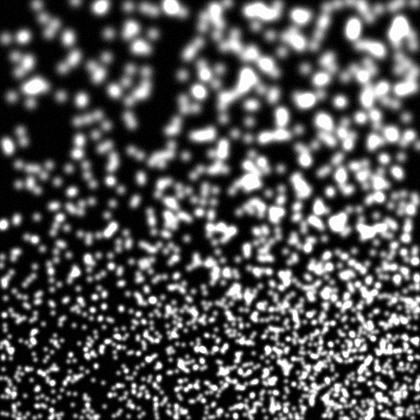
%> input picture Images/Case1/Im_1.png, 420 x 420 px, shrunk from 513 x 513 before the run; the run also reads 1 picture not shown here
$ octave runme.m   (GNU Octave 9; MATLAB toolbox functions it lacks are replaced by stand-ins)
%> lines starting %> are read from the running program, lines starting %| are printed output that depends on the picture
### ADIC2D.m
function [ProcData,ANNData]=ADIC2D(FileNames,Mask,GaussFilt,StepSize,SubSize,SubShape,SFOrder,RefStrat,StopCritVal,WorldCTs,ImgCTs,rho,ImageNoiseStd,ImageBitDepth,MaxSubSize)
	 [~,ImNames]=cellfun(@fileparts,FileNames,'Uni',0);
	 n=numel(FileNames);
	 [r,c]=size(im2double(imread(FileNames{1})));
	 [XosX,XosY]=meshgrid(((SubSize+1)/2+StepSize):StepSize:(c-(SubSize+1)/2-1-StepSize),((SubSize+1)/2+StepSize):StepSize:(r-(SubSize+1)/2-1-StepSize));
	 Xos=[XosX(:)'; XosY(:)'];
	 Xos=Xos(:,arrayfun(@(X,Y) min(min(Mask(Y-(SubSize-1)/2:Y+(SubSize-1)/2,X-(SubSize-1)/2:X+(SubSize-1)/2))),Xos(1,:),Xos(2,:))==1);
	 ProcData=struct('ImgName',ImNames,'ImgSize',repmat({[r,c]},1,n),'ImgFilt',repmat({GaussFilt},1,n),'SubSize',repmat({SubSize*ones([1,size(Xos,2)])},1,n),'SubShape',repmat({repmat(SubShape,size(Xos,2),1)},1,n),'SFOrder',repmat({repmat(SFOrder,size(Xos,2),1)},1,n),'Xos',repmat({Xos},1,n),'P',repmat({zeros([12,size(Xos,2)])},1,n),'C',repmat({ones([1,size(Xos,2)])},1,n),'StopVal',repmat({ones([1,size(Xos,2)])*StopCritVal},1,n),'Iter',repmat({zeros([1,size(Xos,2)])},1,n));
	 ANNData.ImageNoiseStd=ImageNoiseStd; ANNData.ImageBitDepth=ImageBitDepth; ANNData.MaxSubSize=MaxSubSize;
	 [ProcData,ANNData]=ImgCorr(n,ProcData,ANNData,FileNames,RefStrat,StopCritVal); % Section 3.2.1
	 ProcData=CSTrans(n,ProcData,WorldCTs,ImgCTs,rho); % Section 3.3

### ImgCorr.m
function [PD,ANNData]=ImgCorr(n,PD,ANNData,ImNames,RefStrat,StopCritVal)
	SubExtract=@(Mat,Xos,SubSize) Mat(Xos(2)-(SubSize-1)/2:Xos(2)+(SubSize-1)/2,Xos(1)-(SubSize-1)/2:Xos(1)+(SubSize-1)/2);
	for d=2:n, tic; % outer loop
		G=im2double(imread(ImNames{d}));
		if all(PD(d).ImgFilt), G=imgaussfilt(G,PD(d).ImgFilt(1),'FilterSize',PD(d).ImgFilt(2)); end % Section 2.2.4
		InterpCoef=griddedInterpolant({1:1:size(G,1),1:1:size(G,2)}, G,'spline');% Section 2.2.3
		if d==2, [PD,ANNData]=ANNDSS(PD,ANNData,SubExtract,ImNames,d,n); end % invoke ANNDSS to appoint appropriate subset sizes
		if any([RefStrat==1,d==2])
			F=im2double(imread(ImNames{d-1}));
			if all(PD(d).ImgFilt), F=imgaussfilt(F,PD(d).ImgFilt(1),'FilterSize',PD(d).ImgFilt(2)); end % Section 2.2.4
			[dFdx,dFdy]=imgradientxy(F,'prewitt'); dFdx=dFdx/6; dFdy=dFdy/6;
			PD(d).Xos(1,:)=PD(d-1).Xos(1,:)+fix(PD(d-1).P(1,:));
			PD(d).Xos(2,:)=PD(d-1).Xos(2,:)+fix(PD(d-1).P(7,:));
			[PD(d).P(1,:),PD(d).P(7,:)]=arrayfun(@(XosX,XosY,SubSize) PCM(F,G,SubSize,XosX,XosY,SubExtract),PD(d).Xos(1,:),PD(d).Xos(2,:),PD(d).SubSize); % Section 3.2.5
		else
			PD(d).P=PD(d-1).P;
		end
		P=zeros(size(PD(d).P)); C=zeros(size(PD(d).C)); Iter=zeros(size(PD(d).C)); StopVal=ones(size(PD(d).C));
		for q=1:size(PD(d).Xos,2) % inner loop (can be changed to parfor for parallel processing)
			[f,dfdx,dfdy,dX,dY]=SubShapeExtract(PD(d).SubSize(q),PD(d).SubShape(q,:),PD(d).Xos(:,q),F,dFdx,dFdy,SubExtract); % Section 3.2.2
			[P(:,q),C(q),Iter(q),StopVal(q)]=SubCorr(InterpCoef,f,dfdx,dfdy,PD(d).SubSize(q),PD(d).SFOrder(q),PD(d).Xos(:,q),dX,dY,PD(d).P(:,q),StopCritVal); % Section 3.2.3
		end
		PD(d).P=P; PD(d).C=C; PD(d).Iter=Iter; PD(d).StopVal=StopVal;
		if rem(d-2,10)==0, fprintf('Image/Total| Time (s) | CC (min) | CC(mean) | Iter (max) \n'); end
		fprintf(' %4.d/%4.d | %7.3f | %.6f | %.6f | %3.0f\n',d,n,toc,min(PD(d).C),nanmean(PD(d).C),max(PD(d).Iter));
	end

### runme.m
clear all; close all; clc;

% Define images
Case=1;
[FileNames]=ImageNamesLoad(Case);


Mask=ones(size(im2double(imread(FileNames{1})))); % define a mask that includes all pixels of the image
%> Mask: size 420x420 double; every value is 1
Mask(1,:)=0; Mask(end,:)=0; Mask(:,1)=0; Mask(:,end)=0;
%> after `Mask(:,end)=0`:
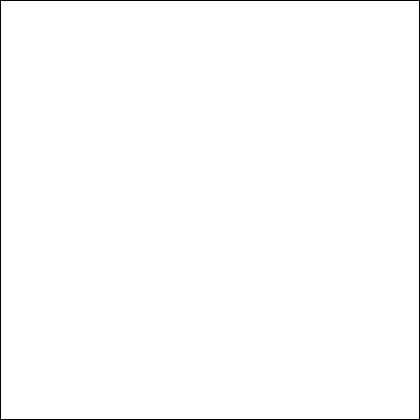
%> Mask: size 420x420 double; values 0 (black) and 1 (white), 99% white; black in thin lines or dots

% ANN parameters
ImageNoiseStd=4;
ImageBitDepth=8;
MaxSubSize=121;

% Function inputs (which set up the DIC analysis)
GaussFilter=[0.4,5];
StepSize=20;
SubSize=MaxSubSize;
SubShape='Square'; % ANNDSS can only be used with square subset sizes
SFOrder=1;
RefStrat=0;
StopCritVal=1e-4;
WorldCTs=0;
ImageCTs=0;
rho=0;

% perform DIC analysis
[ProcData,ANNData]=ADIC2D(FileNames,Mask,GaussFilter,StepSize,SubSize,SubShape,SFOrder,RefStrat,StopCritVal,WorldCTs,ImageCTs,rho,ImageNoiseStd,ImageBitDepth,MaxSubSize);
%> in ADIC2D, `[r,c]=size(im2double(imread(FileNames{1})));`: r = 420
%> in ADIC2D, `Xos=[XosX(:)'; XosY(:)'];`: Xos = 169 columns, first 8: [81 81 81 81 81 81 81 81; 81 101 121 141 161 181 201 221]
%> the run ends on the next line
% [39 lines not run here, left out]
function out=STD(errin,maer) % calculate the standard deviation
    total=0;
    count=0;
    err=errin(~isnan(errin));
    for i=1:max(size(err))
        total=total+(abs(err(i))-maer)^2;
        count=count+1;
    end
    out=sqrt(total/(count-1));
end

function out=RMSE_calc(err) % calculate the root mean square error
    count=0;
    total=0;
    for i=1:max(size(err))
        total=total+err(i)^2;
        count=count+1;
    end
    out=sqrt(total/count);
end

function [ImName]=ImageNamesLoad(Case) % function to load appropriate images
    ImageLocation=pwd;
    if Case==1
        ImName{1}=fullfile(pwd,'Images/Case1/Im_1.png');
        ImName{2}=fullfile(pwd,'Images/Case1/Im_2.png');
        ImName{3}=fullfile(pwd,'Images/Case1/Im_3.png');
        ImName{4}=fullfile(pwd,'Images/Case1/Im_4.png');
        ImName{5}=fullfile(pwd,'Images/Case1/Im_5.png');
        ImName{6}=fullfile(pwd,'Images/Case1/Im_6.png');
        ImName{7}=fullfile(pwd,'Images/Case1/Im_7.png');
        ImName{8}=fullfile(pwd,'Images/Case1/Im_8.png');
        ImName{9}=fullfile(pwd,'Images/Case1/Im_9.png');
        ImName{10}=fullfile(pwd,'Images/Case1/Im_10.png');
        ImName{11}=fullfile(pwd,'Images/Case1/Im_11.png');
    elseif Case==2

        ImName{1}=fullfile(pwd,'Images/Case2/Im_1.png');
        ImName{2}=fullfile(pwd,'Images/Case2/Im_2.png');
        ImName{3}=fullfile(pwd,'Images/Case2/Im_3.png');
        ImName{4}=fullfile(pwd,'Images/Case2/Im_4.png');
        ImName{5}=fullfile(pwd,'Images/Case2/Im_5.png');
        ImName{6}=fullfile(pwd,'Images/Case2/Im_6.png');
        ImName{7}=fullfile(pwd,'Images/Case2/Im_7.png');
        ImName{8}=fullfile(pwd,'Images/Case2/Im_8.png');
        ImName{9}=fullfile(pwd,'Images/Case2/Im_9.png');
        ImName{10}=fullfile(pwd,'Images/Case2/Im_10.png');
        ImName{11}=fullfile(pwd,'Images/Case2/Im_11.png');
    end
end
